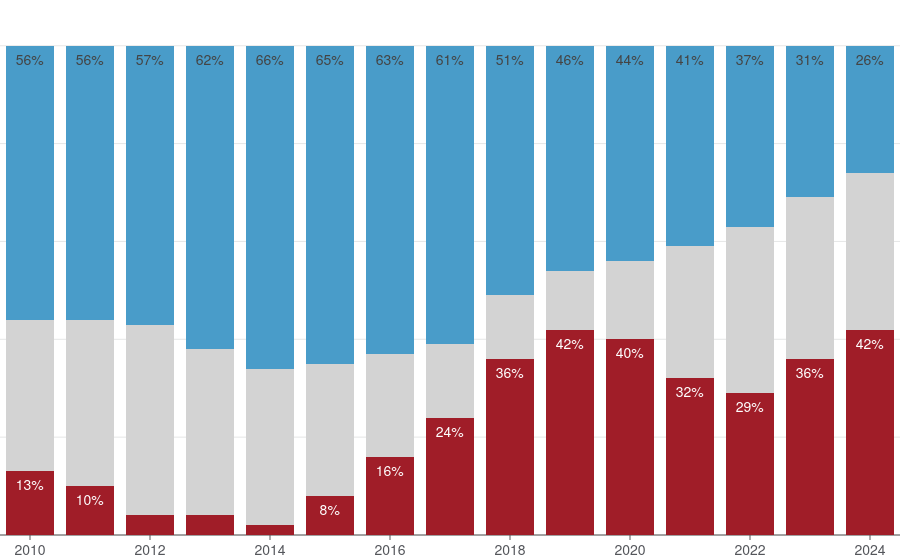

Notebook source saved alongside this figure:
### Code cell
fig = plotly_workforce_experience.create_chart(df)
fig

### Figure 1 — Plotly figure (JSON) as saved in the notebook; plotly's stock layout.template omitted (floating-point values rounded to 4 significant figures)
{"data": [{"hovertemplate": "%{y}%", "marker": {"color": "#A01D28"}, "name": "Less than three years", "text": ["13", "10", "4", "4", "2", "8", "16", "24", "36", "42", "40", "32", "29", "36", "42"], "textposition": "auto", "texttemplate": "%{text}%", "type": "bar", "x": [2010, 2011, 2012, 2013, 2014, 2015, 2016, 2017, 2018, 2019, 2020, 2021, 2022, 2023, 2024], "y": [13, 10, 4, 4, 2, 8, 16, 24, 36, 42, 40, 32, 29, 36, 42]}, {"hovertemplate": "%{y}%", "marker": {"color": "lightgrey"}, "name": "Three years to less than 10 years", "text": "", "textposition": "auto", "type": "bar", "x": [2010, 2011, 2012, 2013, 2014, 2015, 2016, 2017, 2018, 2019, 2020, 2021, 2022, 2023, 2024], "y": [31, 34, 39, 34, 32, 27, 21, 15, 13, 12, 16, 27, 34, 33, 32]}, {"hovertemplate": "%{y}%", "marker": {"color": "#499CC9"}, "name": "10 or more years", "text": ["56", "56", "57", "62", "66", "65", "63", "61", "51", "46", "44", "41", "37", "31", "26"], "textposition": "auto", "texttemplate": "%{text}%", "type": "bar", "x": [2010, 2011, 2012, 2013, 2014, 2015, 2016, 2017, 2018, 2019, 2020, 2021, 2022, 2023, 2024], "y": [56, 56, 57, 62, 66, 65, 63, 61, 51, 46, 44, 41, 37, 31, 26]}], "layout": {"barmode": "stack", "hovermode": "x unified", "margin": {"r": 0}, "uniformtext": {"minsize": 14, "mode": "hide"}}}
